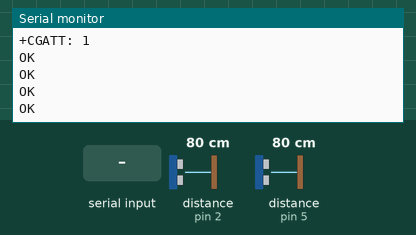
Recording of a sketch running on a simulated Arduino Uno, built with avr-gcc and run on an emulated ATmega328P. Parts: the last lines printed to the serial monitor. Wiring (inferred from the names in the program): 2 × ultrasonic range finder: trigger pin 3, echo pin 2 / trigger pin 4, echo pin 5. The inputs (shaded band) are chosen by the test bench; at power-on: distance to the obstacle (sensors on pin 2, pin 5) 80 cm. The echo pulse lasts 58.3 µs per cm; the modem accepts every AT command (registered, SIM ready, sends succeed) and sends nothing else.

Above: at 9.3 s.
9.4 s: distance to the obstacle (sensor on pin 2) set to 9 cm
At 10.8 s:
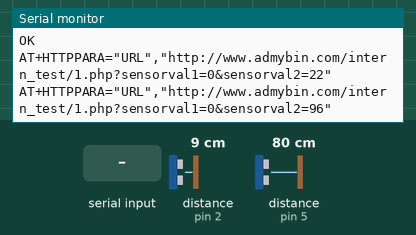
11.7 s: "1" received over the second serial link
At 13.4 s:
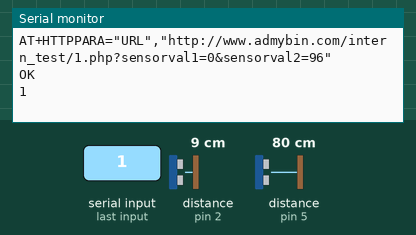
13.7 s: "0" received over the second serial link
At 18.8 s:
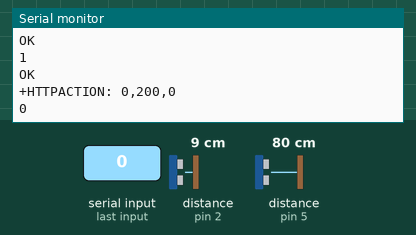

Measured:
- after the input at 9.4 s, the serial monitor: prints a new line after 0.82 s (image 1)
- after the input at 11.7 s, the serial monitor: prints a new line after 0.58 s (image 2)
- after the input at 13.7 s, the serial monitor: prints a new line after 4.6 s (image 3)

The sketch:

Sample_personal.ino
```cpp
 #include <SoftwareSerial.h>
SoftwareSerial gprsSerial(7, 8);//(tx 7,Rx 8)
#define echoPin1 2//for level detection
#define trigPin1 3

#define trigPin2 4// for counting
#define echoPin2 5
boolean locklow=true;

int t = 0, h = 0, x=0, hp = 0;//level detector
int duration, distance, RightSensor,LeftSensor;

void setup()
{
//Serial.begin (9600);
gprsSerial.begin(19200);
  Serial.begin(19200);
pinMode(trigPin1, OUTPUT);
pinMode(echoPin1, INPUT);
pinMode(trigPin2, OUTPUT);
pinMode(echoPin2, INPUT);

 Serial.println("Config SIM900...");
  delay(2000);
  Serial.println("Done!...");
  gprsSerial.flush();
  Serial.flush();

  // attach or detach from GPRS service
  gprsSerial.println("AT+CGATT?");
  delay(100);
  toSerial();


  // bearer settings
  gprsSerial.println("AT+SAPBR=3,1,\"CONTYPE\",\"GPRS\"");
  delay(2000);
  toSerial();

  // bearer settings
  gprsSerial.println("AT+SAPBR=3,1,\"APN\",\"airtelgprs.com\"");
  delay(2000);
  toSerial();

  // bearer settings
  gprsSerial.println("AT+SAPBR=1,1");
  delay(2000);
  toSerial();
}

void loop() {
   gprsSerial.println("AT+HTTPINIT");
   delay(2000);
   toSerial();

SonarSensor(trigPin1, echoPin1);
 if((hp>1)&&(hp<103))
  {
  RightSensor = hp;
  } //ok


SonarSensor(trigPin2, echoPin2);
if((hp>=20)&&(hp<=90))
  {
    if(locklow)
      {
        x++;
        LeftSensor = x;
        locklow=false;
      }
   }
  else
  {
    if(!locklow)
    {
      locklow=true;
    }
  }

/* Serial.print(LeftSensor);
 Serial.print(" - ");
 Serial.print(RightSensor);
 Serial.println(" %");*/
 String m = String(RightSensor);
 String s = String(LeftSensor);
   // set http param value hfgf
   Serial.println("AT+HTTPPARA=\"URL\",\"http://www.admybin.com/intern_test/1.php?sensorval1=" + s + "&sensorval2=22\"");
   Serial.println("AT+HTTPPARA=\"URL\",\"http://www.admybin.com/intern_test/1.php?sensorval1=" + s + "&sensorval2=" + m + "\"");
   // gprsSerial.println("AT+HTTPPARA=\"URL\",\"http://www.admybin.com/intern_test/1.php?sensorval1=" + s + "&sensorval2=22\"");
   gprsSerial.println("AT+HTTPPARA=\"URL\",\"http://www.admybin.com/intern_test/1.php?sensorval1=" + s + "&sensorval2=" + m + "\"");
   delay(2000);
   toSerial();

   // set http action type 0 = GET, 1 = POST, 2 = HEAD
   gprsSerial.println("AT+HTTPACTION=0");
   delay(6000);
   toSerial();

   // read server response
   gprsSerial.println("AT+HTTPREAD");
   delay(1000);
   toSerial();

   gprsSerial.println("");
   gprsSerial.println("AT+HTTPTERM");
   toSerial();
   delay(300);

   gprsSerial.println("");
   delay(10000);

}

void SonarSensor(int trigPin,int echoPin)
{
digitalWrite(trigPin, LOW);
delayMicroseconds(2);
digitalWrite(trigPin, HIGH);
delayMicroseconds(10);
digitalWrite(trigPin, LOW);
  duration = pulseIn(echoPin, HIGH);
  distance = duration / 58;
  distance = distance - 6;  // offset correction
  distance = 50 - distance;  // height, 0 - 50 cm
  hp= 2 * distance;  // distance in %, 0-100 %
  }

  void toSerial()
{
  while(gprsSerial.available()!=0)
  {
    Serial.write(gprsSerial.read());
  }
}
```
